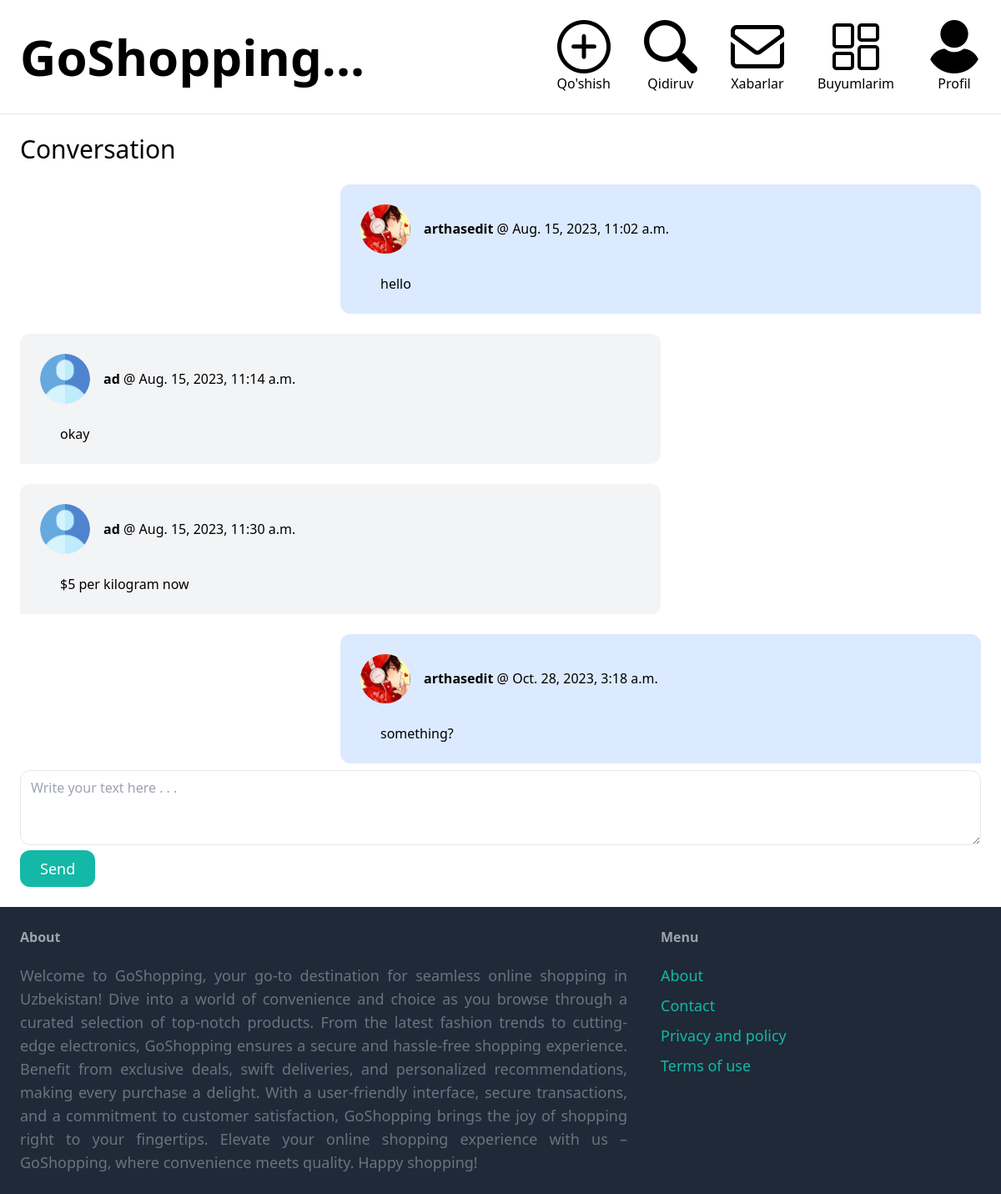
Screenshot of /inbox/2/ (signed in) with the database file from the repository.
### conversation/models.py (models this page shows)
class ConversationMessage(models.Model):
    conversation = models.ForeignKey(Conversation, related_name='messages', on_delete=models.CASCADE)
    content = models.TextField()
    created_at = models.DateTimeField(auto_now_add=True)
    created_by = models.ForeignKey(CustomUser, related_name='created_messages', on_delete=models.CASCADE)

### core/models.py (models this page shows)
class CustomUser(AbstractUser):
    regions = models.ForeignKey(Region, on_delete=models.CASCADE, null=True)
    cities = models.ForeignKey(Cities, on_delete=models.CASCADE, null=True)
    username = models.CharField(max_length=255, unique=True, null=False)
    email = models.EmailField(('email address'), max_length=254, unique=True, null=True)
    address = models.CharField(max_length=255, default='')
    phone_number = models.CharField(max_length=20)
    fname = models.CharField(max_length=30)
    lname = models.CharField(max_length=30)
    password1 = models.CharField(max_length=32)
    password2 = models.CharField(max_length=32)
    avatar = models.ImageField(upload_to='thumbpath', blank=True, null=True)
    bio = models.CharField(max_length=1200, blank=True)
    class Meta:
        swappable = 'AUTH_USER_MODEL'

### conversation/views.py (the view)
# urls.py: path('<int:pk>/', views.detail, name='detail'),
@login_required
def detail(request, pk):
    conversation = Conversation.objects.filter(members__in=[request.user.id]).get(pk=pk)
    if request.method == "POST":
        form = ConversationMessageForm(request.POST)
        if form.is_valid():
            conversation_message = form.save(commit=False)
            conversation_message.conversation = conversation
            conversation_message.created_by = request.user
            conversation_message.save()
            conversation.save()
            return redirect('conversation:detail', pk=pk)
    else:
        form = ConversationMessageForm()
    return render(request, 'conversation/detail.html', {
        'conversation': conversation,
        'form': form,
    })

### conversation/forms.py
class ConversationMessageForm(forms.ModelForm):
    class Meta:
        model = ConversationMessage
        fields = ('content',)
        widgets = {
            'content': forms.Textarea(attrs={
                'class': 'mt-2 w-full px-3 py-2 border rounded-xl focus:outline-none focus:ring-2 focus:ring-teal-500',
                'placeholder': 'Write your text here . . .',
                'rows': '3',
            }),
        }

### conversation/templates/conversation/detail.html (shortened to what this page needs)
{% extends 'core/base.html' %}
{% block content %}
{% load static %}
<h1 class="mb-6 text-3xl">Conversation</h1>
<div class="space-y-6">
    {% for message in conversation.messages.all %}
        <div class="p-6 {% if message.created_by == request.user %} bg-blue-100 float-right rounded-tl-xl rounded-tr-xl rounded-bl-xl {% else %}bg-gray-100 float-left rounded-tl-xl rounded-tr-xl rounded-br-xl {% endif %} w-2/3">
            <div class="flex items-center">
                {% if message.created_by.avatar %}
                    <img src="{{ message.created_by.avatar.url }}" width="60vw" class="rounded-full mr-4">
                {% else %}
                    <img src="{% static 'core/icons/account.png' %}" width="60vw" class="rounded-full mr-4">
                {% endif %}
                <div>
                    <p><strong>{{ message.created_by.username }}</strong> @ {{ message.created_at }}</p>
                </div>
            </div>
            <div class="flex flex-wrap items-center ml-6 mt-6">
                <p class="w-full">{{ message.content }}</p>
            </div>
        </div>
    {% endfor %}
</div>
<form method="post" action=".">
    {{ form.content }}
    <button type="submit" class="py-2 px-6 text-lg bg-teal-500 hover:bg-teal-700 focus:outline-none focus:ring-2 focus:ring-teal-500 rounded-xl text-white transition duration-200">Send</button>
</form>
{% endblock %}

### rows the page displays
ConversationMessage: created_by.avatar (picture), created_by.username "arthasedit", created_at "Aug. 15, 2023, 11:02 a.m.", content "hello"
ConversationMessage: created_by.username "ad", created_at "Aug. 15, 2023, 11:14 a.m.", content "okay"
ConversationMessage: created_by.username "ad", created_at "Aug. 15, 2023, 11:30 a.m.", content "$5 per kilogram now"
ConversationMessage: created_by.avatar (picture), created_by.username "arthasedit", created_at "Oct. 28, 2023, 3:18 a.m.", content "something?"
